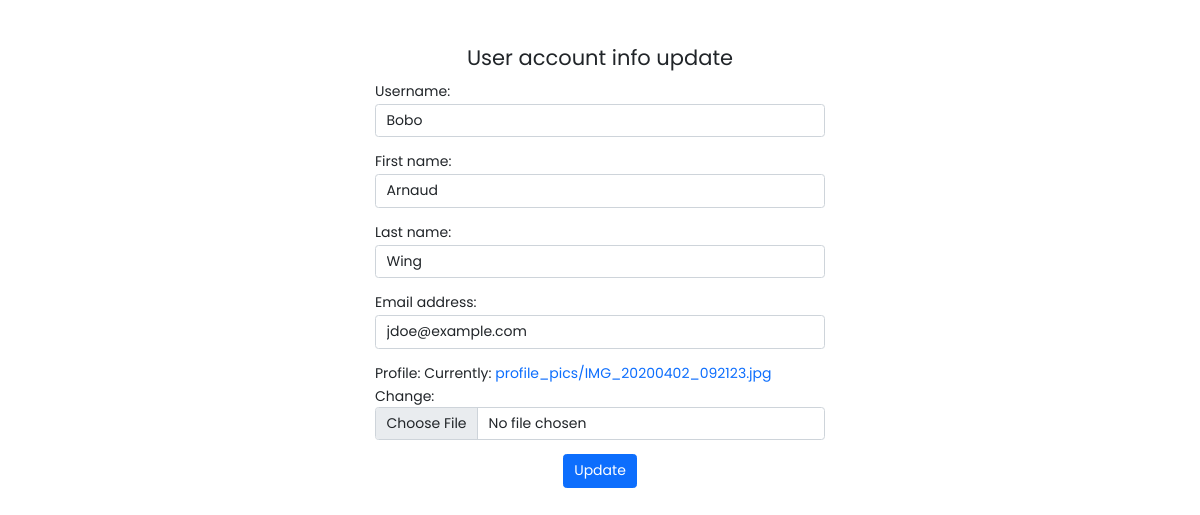
/U/account-info-update/ (signed in), run on the app's committed database.
### dreamwed/models.py (models this page shows, shortened)
class User(AbstractUser):
   is_vendor = models.BooleanField(default=False)
   is_wedding_planner = models.BooleanField(default=False)
   phone_number = PhoneNumberField(blank=True, null=True, unique=True)
   profile = models.ImageField(default='default.jpg', upload_to='profile_pics')
   class Meta:
      ordering = ['last_name', 'first_name']

### dreamwed/views/dreamwed.py (the view, shortened to what this page needs)
# urls.py: path('U/account-info-update/', dreamwed.update_user_account_info, name='user-account-info-update'),
@login_required
def update_user_account_info(request):
   if not request.method == 'POST':
      form = UserAccountInfoUpdateForm(instance=request.user)
      return render(request, 'dreamwed/update-account-info.html', {'form': form})

### dreamwed/forms.py
class UserAccountInfoUpdateForm(ModelForm):
   class Meta:
      model = User
      fields = ['username', 'first_name', 'last_name', 'email', 'profile']

### templates/dreamwed/update-account-info.html (shortened to what this page needs)
{% extends 'base.html' %}
{% load widget_tweaks %}
{% block body %}
<div class="container">
   <div class="text-center py-5">
      <form method="POST" enctype="multipart/form-data">
         <fieldset>
            <legend>User account info update</legend>
            {% for field in form.visible_fields %}
               <div class="form-group mb-3">
                  {{ field.label_tag }}
                  {% render_field field class+="form-control" %}
               </div>
            {% endfor %}
         </fieldset>
         <button type="submit" class="btn btn-primary">Update</button>
      </form>
   </div>
</div>
{% endblock body %}

### static/css/main.css (style rules this page uses)
html, body { font: 400 14px/1.5 'Poppins', sans-serif; }
body { margin: 0; padding: 0 0 4rem; position: relative; }
a { text-decoration: none; }
label { margin-bottom: 2px; }
.form-group { text-align: left; max-width: 450px; margin-left: auto; margin-right: auto; margin: 0 auto 1rem; }

### data on the page
User: username "Bobo" "Arnaud" "Wing" "jdoe@example.com"

### other printed values
{{ field.label_tag }} "Username:" "First name:" "Last name:" "Email address:" "Profile:"
